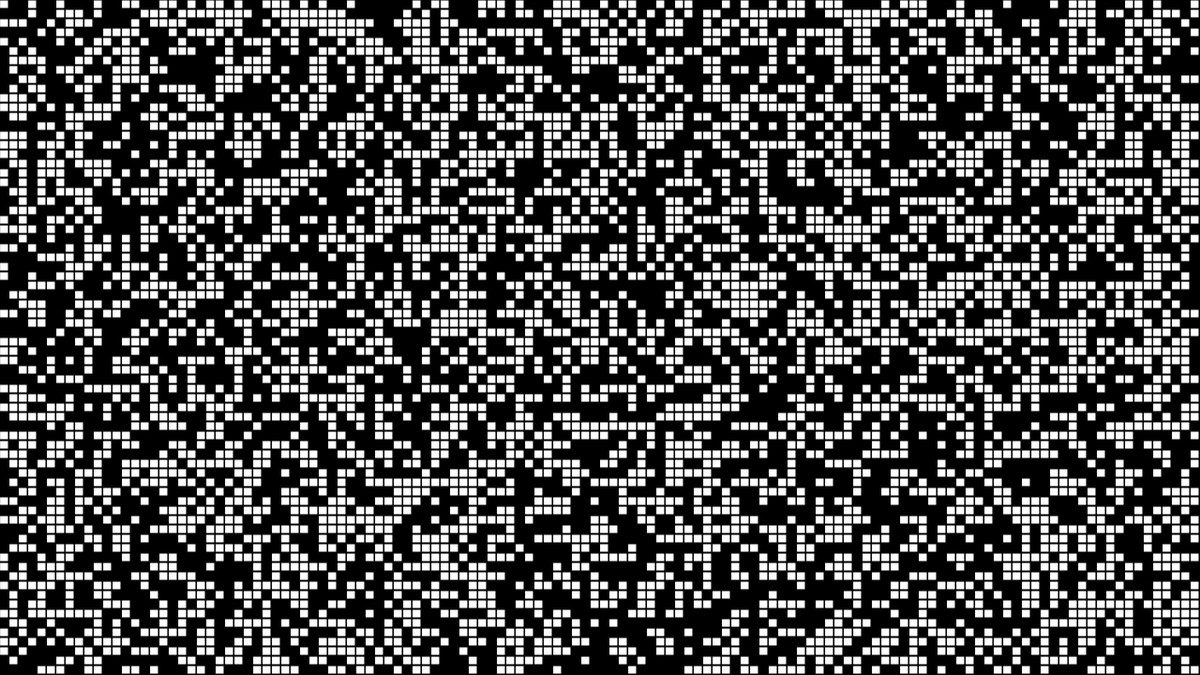
Frame 1 (no input)
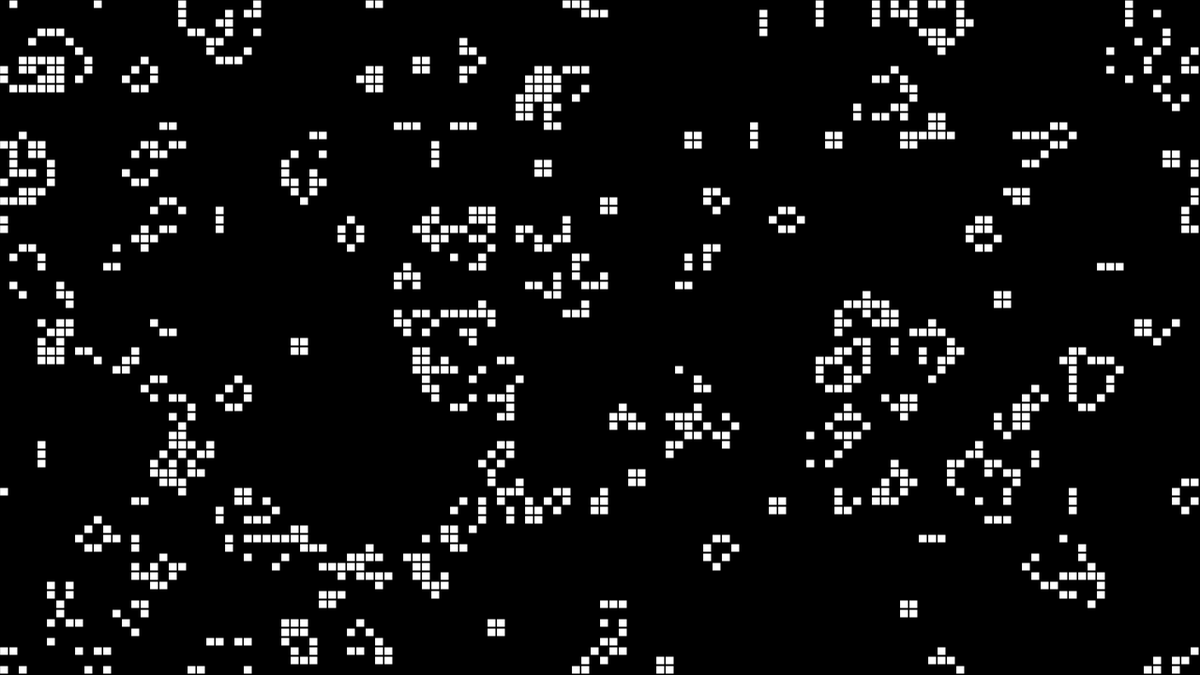
Frame 60 (no input)
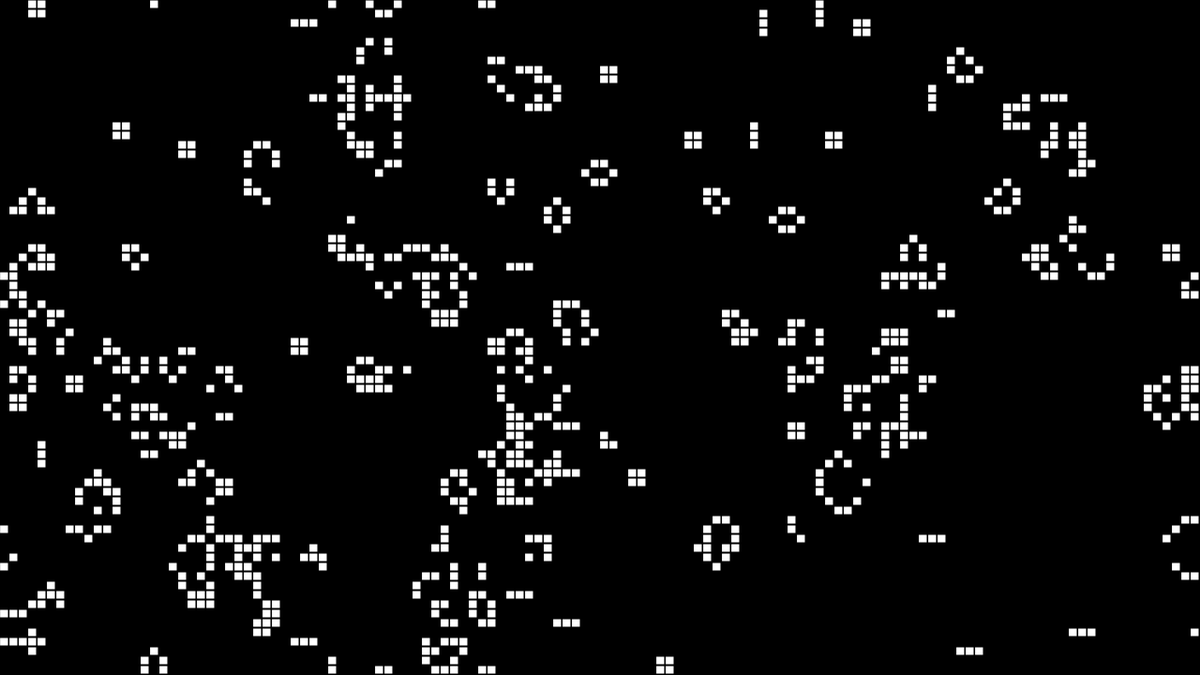
Frame 120 (the mouse pressed at the canvas centre since frame 60)

The p5.js sketch that drew these frames (run headless with seeded random() and noise() and a simulated clock; from frame 60 on, the mouse is pressed at the canvas centre):

// p5.js sketch
// ── sketch.js
// Javascript implementation of Conway game of life

function make2DArray(cols, rows) {
  let arr = new Array(cols);
  for (let i = 0; i < arr.length; i++) {
    arr[i] = new Array(rows);
  }
  return arr;
}

let grid;
let cols;
let rows;
let resolution = 10;

function setup() {
  createCanvas(1280, 720);
  cols = width / resolution;
  rows = height / resolution;

  grid = make2DArray(cols, rows);
  for (let i = 0; i < cols; i++) {
    for (let j = 0; j < rows; j++) {
      grid[i][j] = floor(random(2));
    }
  }
}

function draw() {
  background(0);

  for (let i = 0; i < cols; i++) {
    for (let j = 0; j < rows; j++) {
      let x = i * resolution;
      let y = j * resolution;
      if (grid[i][j] == 1) {
        fill(255);
        stroke(0);
        rect(x, y, resolution - 1, resolution - 1);
      }
    }
  }

  let next = make2DArray(cols, rows);

  // Compute next based on grid
  for (let i = 0; i < cols; i++) {
    for (let j = 0; j < rows; j++) {
      let state = grid[i][j];
      // Count live neighbors
      let sum = 0;
      let neighbors = countNeighbors(grid, i, j);

      if (state == 0 && neighbors == 3) {
        next[i][j] = 1;
      } else if (state == 1 && (neighbors < 2 || neighbors > 3)) {
        next[i][j] = 0;
      } else {
        next[i][j] = state;
      }
    }
  }

  grid = next;
}

function countNeighbors(grid, x, y) {
  let sum = 0;
  for (let i = -1; i < 2; i++) {
    for (let j = -1; j < 2; j++) {
      let col = (x + i + cols) % cols;
      let row = (y + j + rows) % rows;
      sum += grid[col][row];
    }
  }
  sum -= grid[x][y];
  return sum;
}
